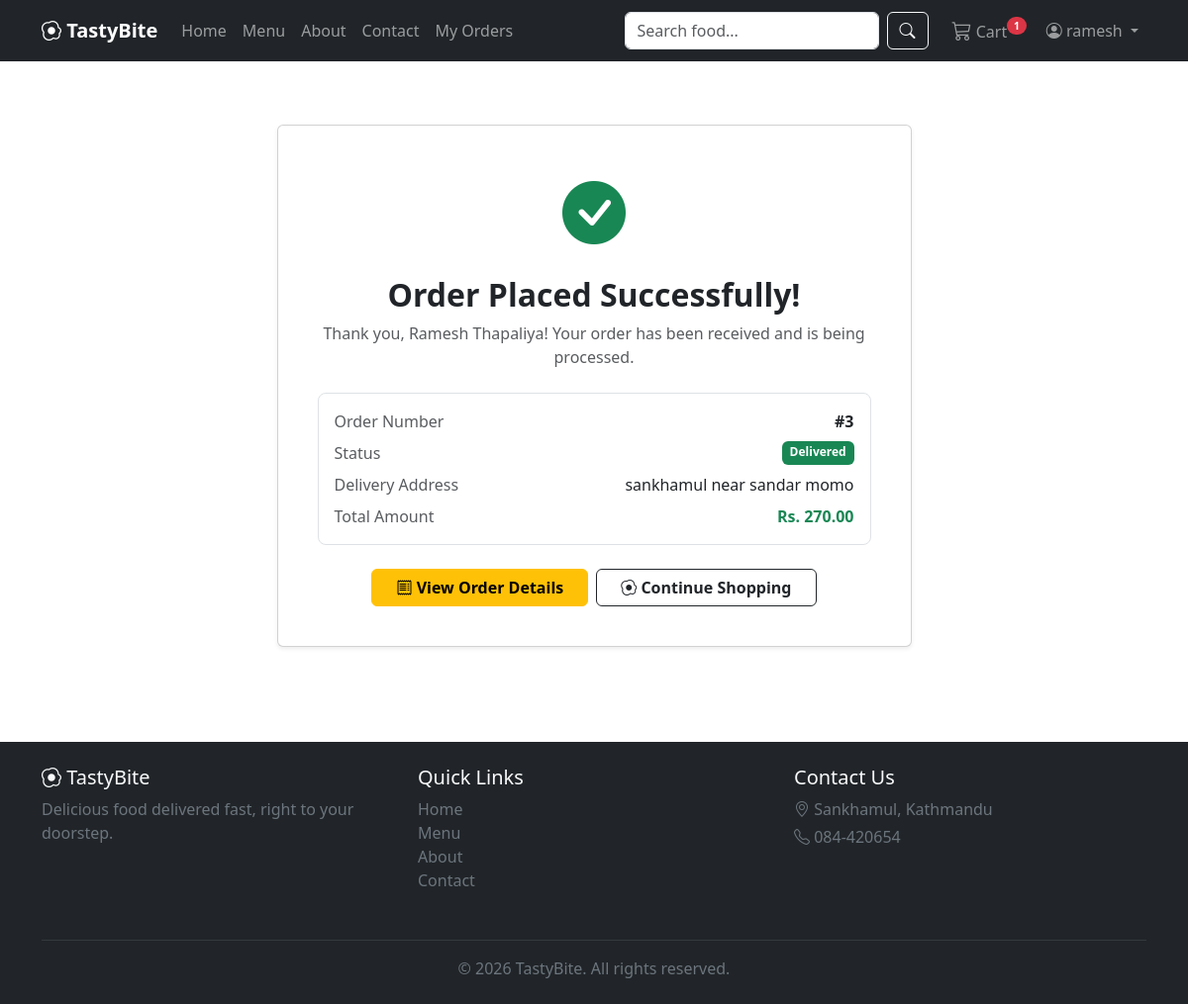
The app's page /orders/success/3/ (signed in) with its own data.
### orders/models.py (models this page shows, shortened)
class Order(models.Model):
    STATUS_CHOICES = [
        ('pending', 'Pending'),
        ('preparing', 'Preparing'),
        ('ready', 'Ready'),
        ('delivered', 'Delivered'),
    ]
    PAYMENT_METHOD_CHOICES = [
        ('cod', 'Cash on Delivery'),
        ('esewa', 'eSewa'),
    ]
    user = models.ForeignKey(User, on_delete=models.CASCADE, related_name='orders')
    status = models.CharField(max_length=20, choices=STATUS_CHOICES, default='pending')
    payment_method = models.CharField(max_length=20, choices=PAYMENT_METHOD_CHOICES, default='cod')
    is_paid = models.BooleanField(
        default=False,
        help_text="For eSewa orders: check this box once you've confirmed the payment in your eSewa app."
    )
    full_name = models.CharField(max_length=150)
    phone_number = models.CharField(max_length=20)
    delivery_address = models.TextField()
    subtotal = models.DecimalField(max_digits=10, decimal_places=2)
    delivery_fee = models.DecimalField(max_digits=8, decimal_places=2, default=DELIVERY_FEE)
    total_price = models.DecimalField(max_digits=10, decimal_places=2)
    created_at = models.DateTimeField(auto_now_add=True)
    updated_at = models.DateTimeField(auto_now=True)
    class Meta:
        ordering = ['-created_at']

### orders/views.py (the view)
# urls.py: path('success/<int:order_id>/', views.order_success, name='order_success'),
@login_required
def order_success(request, order_id):
    order = get_object_or_404(Order, id=order_id, user=request.user)
    return render(request, 'orders/order_success.html', {'order': order})

### cart/context_processors.py (called while the page is built)
def cart_item_count(request):
    if request.user.is_authenticated:
        cart = Cart.objects.filter(user=request.user).first()
        if cart:
            return {'cart_item_count': cart.total_items}
    return {'cart_item_count': 0}

### cart/models.py (called while the page is built)
    @property
    def total_items(self):
        return sum(item.quantity for item in self.items.all())

### orders/templates/orders/order_success.html (shortened to what this page needs)
{% extends 'base.html' %}
{% load static %}
{% block content %}
<div class="container my-5">
    <div class="row justify-content-center">
        <div class="col-lg-7">
            <div class="card shadow-sm text-center p-4">
                <div class="card-body">
                    <i class="bi bi-check-circle-fill text-success" style="font-size: 4rem;"></i>
                    <h2 class="fw-bold mt-3">Order Placed Successfully!</h2>
                    <p class="text-muted">
                        Thank you, {{ order.full_name }}! Your order has been received and is being processed.
                    </p>
                    <div class="border rounded-3 p-3 my-4 text-start">
                        <div class="d-flex justify-content-between mb-2">
                            <span class="text-muted">Order Number</span>
                            <strong>#{{ order.id }}</strong>
                        </div>
                        <div class="d-flex justify-content-between mb-2">
                            <span class="text-muted">Status</span>
                            <span class="badge badge-{{ order.status }}">{{ order.get_status_display }}</span>
                        </div>
                        <div class="d-flex justify-content-between mb-2">
                            <span class="text-muted">Delivery Address</span>
                            <span class="text-end">{{ order.delivery_address }}</span>
                        </div>
                        <div class="d-flex justify-content-between">
                            <span class="text-muted">Total Amount</span>
                            <strong class="text-success">Rs. {{ order.total_price }}</strong>
                        </div>
                    </div>
                    <div class="d-flex gap-2 justify-content-center flex-wrap">
                        <a href="{% url 'order_detail' order.id %}" class="btn btn-warning fw-semibold px-4">
                            <i class="bi bi-receipt"></i> View Order Details
                        </a>
                        <a href="{% url 'menu_list' %}" class="btn btn-outline-dark fw-semibold px-4">
                            <i class="bi bi-egg-fried"></i> Continue Shopping
                        </a>
                    </div>
                </div>
            </div>
        </div>
    </div>
</div>
{% endblock %}

### templates/base.html (shortened to what this page needs)
{% load static %}
<!DOCTYPE html>
<html lang="en">
<head>
    <link href="https://cdn.jsdelivr.net/npm/bootstrap@5.3.3/dist/css/bootstrap.min.css" rel="stylesheet">
    <link rel="stylesheet" href="https://cdn.jsdelivr.net/npm/bootstrap-icons@1.11.3/font/bootstrap-icons.css">
    <link rel="stylesheet" href="{% static 'css/style.css' %}">
</head>
<body>
    <nav class="navbar navbar-expand-lg navbar-dark bg-dark sticky-top">
        <div class="container">
            <a class="navbar-brand fw-bold" href="{% url 'home' %}">
                <i class="bi bi-egg-fried"></i> TastyBite
            </a>
            <div class="collapse navbar-collapse" id="navbarNav">
                <ul class="navbar-nav me-auto mb-2 mb-lg-0">
                    <li class="nav-item">
                        <a class="nav-link" href="{% url 'home' %}">Home</a>
                    </li>
                    <li class="nav-item">
                        <a class="nav-link" href="{% url 'menu_list' %}">Menu</a>
                    </li>
                    <li class="nav-item">
                        <a class="nav-link" href="{% url 'about' %}">About</a>
                    </li>
                    <li class="nav-item">
                        <a class="nav-link" href="{% url 'contact' %}">Contact</a>
                    </li>
                    {% if user.is_authenticated %}
                    <li class="nav-item">
                        <a class="nav-link" href="{% url 'order_history' %}">My Orders</a>
                    </li>
                    {% endif %}
                </ul>
                <form class="d-flex me-3" role="search" method="GET" action="{% url 'menu_list' %}">
                    <input class="form-control me-2" type="search" name="q" placeholder="Search food..."
                           value="{{ request.GET.q|default_if_none:'' }}">
                    <button class="btn btn-outline-light" type="submit">
                        <i class="bi bi-search"></i>
                    </button>
                </form>
                <ul class="navbar-nav align-items-lg-center">
                    <li class="nav-item">
                        <a class="nav-link position-relative" href="{% url 'cart_detail' %}">
                            <i class="bi bi-cart3 fs-5"></i> Cart
                            {% if cart_item_count > 0 %}
                            <span class="badge rounded-pill bg-danger">
                                {{ cart_item_count }}
                            </span>
                            {% endif %}
                        </a>
                    </li>
                    {% if user.is_authenticated %}
                    <li class="nav-item dropdown">
                        <a class="nav-link dropdown-toggle" href="#" role="button" data-bs-toggle="dropdown">
                            <i class="bi bi-person-circle"></i> {{ user.username }}
                        </a>
                    </li>
                    {% endif %}
                </ul>
            </div>
        </div>
    </nav>
    <main class="flex-fill">
        {% block content %}
        {% endblock %}
    </main>
    <footer class="bg-dark text-light mt-5 py-4">
        <div class="container">
            <div class="row">
                <div class="col-md-4 mb-3">
                    <h5><i class="bi bi-egg-fried"></i> TastyBite</h5>
                    <p class="text-secondary">Delicious food delivered fast, right to your doorstep.</p>
                </div>
                <div class="col-md-4 mb-3">
                    <h5>Quick Links</h5>
                    <ul class="list-unstyled">
                        <li><a href="{% url 'home' %}" class="text-secondary text-decoration-none">Home</a></li>
                        <li><a href="{% url 'menu_list' %}" class="text-secondary text-decoration-none">Menu</a></li>
                        <li><a href="{% url 'about' %}" class="text-secondary text-decoration-none">About</a></li>
                        <li><a href="{% url 'contact' %}" class="text-secondary text-decoration-none">Contact</a></li>
                    </ul>
                </div>
               <div class="col-md-4 mb-3">
                    <h5>Contact Us</h5>
                    <p class="text-secondary mb-1"><i class="bi bi-geo-alt"></i> Sankhamul, Kathmandu</p>
                    <p class="text-secondary mb-1"><i class="bi bi-telephone"></i> 084-420654</p>
                </div>
            </div>
            <hr class="text-secondary">
            <p class="text-center text-secondary mb-0">&copy; {% now "Y" %} TastyBite. All rights reserved.</p>
        </div>
    </footer>
</body>
</html>

### static/css/style.css (style rules this page uses)
html { height: 100%; }
body { display: flex; flex-direction: column; min-height: 100vh; }
main { flex: 1 0 auto; }
footer { flex-shrink: 0; }
.navbar .badge { position: relative; top: -8px; left: -4px; font-size: 0.65rem; }
.badge-delivered { background-color: #198754; color: #fff; }

### records on screen
Order: full_name "Ramesh Thapaliya", id "3", status "Delivered", delivery_address "sankhamul near sandar momo", total_price "270.00"

### other values on screen
{{ cart_item_count }} "1"
{{ user.username }} "ramesh"
